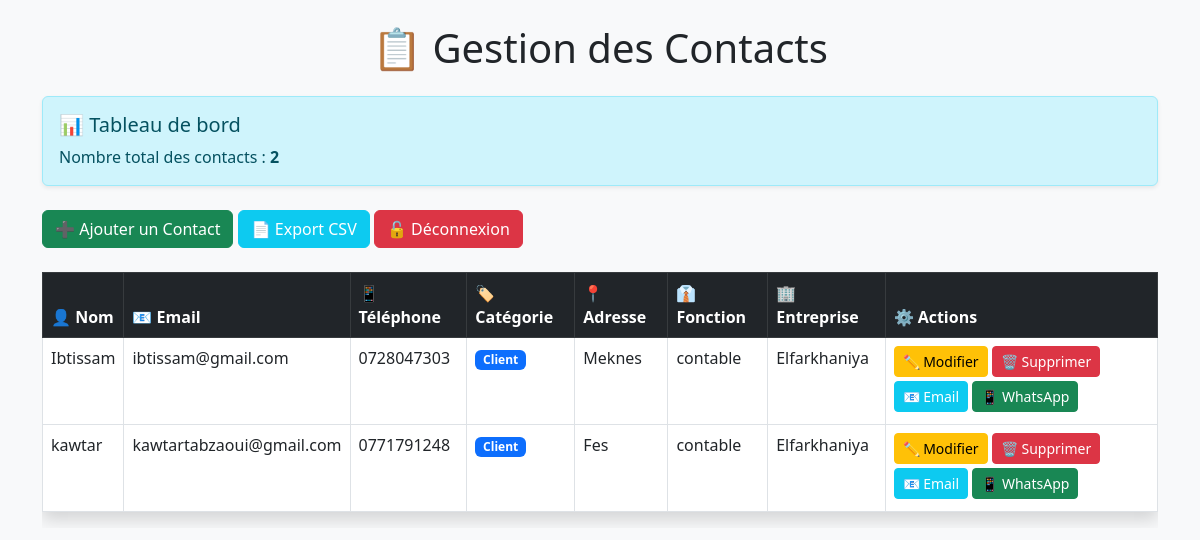
/ (signed in), run on the app's committed database.
### tables this page shows
CREATE TABLE contacts (
            id INTEGER PRIMARY KEY AUTOINCREMENT,
            nom TEXT NOT NULL,
            email TEXT NOT NULL,
            telephone TEXT NOT NULL,
            categorie TEXT,
            adresse TEXT,
            fonction TEXT,
            entreprise TEXT
        );

### app.py (the view)
@app.route("/")
@login_required
def index():
    contacts = get_all_contacts()
    return render_template("index.html", contacts=contacts)

### app.py (called while the page is built)
def login_required(f):
    @functools.wraps(f)
    def decorated(*args, **kwargs):
        if not session.get("logged_in"):
            return redirect(url_for("login"))
        return f(*args, **kwargs)
    return decorated

### database.py (called while the page is built)
def conexion():
    return sqlite3.connect("carnet.db")

def get_all_contacts():
    conn = conexion()
    cursor = conn.cursor()
    cursor.execute("""
        SELECT
        id,
        nom,
        email,
        telephone,
        categorie,
        adresse,
        fonction,
        entreprise
        FROM contacts
        ORDER BY nom
    """)
    contacts = cursor.fetchall()
    conn.close()
    return contacts

### templates/index.html (shortened to what this page needs)
<!DOCTYPE html>
<html>
<head>
    <link
    href="https://cdn.jsdelivr.net/npm/bootstrap@5.3.0/dist/css/bootstrap.min.css"
    rel="stylesheet">
</head>
<body class="bg-light p-4">
    <div class="container">
        <h1 class="mb-4 text-center">
            📋 Gestion des Contacts
        </h1>
        <div class="alert alert-info shadow-sm mb-4">
            <h5>
                📊 Tableau de bord
            </h5>
            <p class="mb-0">
                Nombre total des contacts :
                <strong>
                    {{ contacts|length }}
                </strong>
            </p>
        </div>
        <div class="mb-4">
            <a
            href="/ajouter"
            class="btn btn-success">
                ➕ Ajouter un Contact
            </a>
            <a
            href="/exporter"
            class="btn btn-info text-white">
                📄 Export CSV
            </a>
            <a
            href="/logout"
            class="btn btn-danger">
                🔓 Déconnexion
            </a>
        </div>
        <div class="table-responsive">
            <table class="table table-bordered table-hover bg-white shadow">
                <thead class="table-dark">
                    <tr>
                        <th>👤 Nom</th>
                        <th>📧 Email</th>
                        <th>📱 Téléphone</th>
                        <th>🏷️ Catégorie</th>
                        <th>📍 Adresse</th>
                        <th>👔 Fonction</th>
                        <th>🏢 Entreprise</th>
                        <th>⚙️ Actions</th>
                    </tr>
                </thead>
                <tbody>
                    {% for c in contacts %}
                    <tr>
                        <td>
                            {{ c[1] }}
                        </td>
                        <td>
                            {{ c[2] }}
                        </td>
                        <td>
                            {{ c[3] }}
                        </td>
                        <td>
                            {% if c[4] == "Client" %}
                                <span class="badge bg-primary">
                                    Client
                                </span>
                            {% elif c[4] == "Fournisseur" %}
                                <span class="badge bg-success">
                                    Fournisseur
                                </span>
                            {% else %}
                                <span class="badge bg-danger">
                                    Laboratoire
                                </span>
                            {% endif %}
                        </td>
                        <td>
                            {{ c[5] }}
                        </td>
                        <td>
                            {{ c[6] }}
                        </td>
                        <td>
                            {{ c[7] }}
                        </td>
                        <td>
                            <a
                            href="/modifier/{{ c[0] }}"
                            class="btn btn-warning btn-sm mb-1">
                                ✏️ Modifier
                            </a>
                            <a
                            href="/supprimer_direct/{{ c[0] }}"
                            class="btn btn-danger btn-sm mb-1"
                            onclick="return confirm('Supprimer ce contact ?')">
                                🗑️ Supprimer
                            </a>
                            <a
                            href="/envoyer_email/{{ c[0] }}"
                            class="btn btn-info btn-sm text-white mb-1">
                                📧 Email
                            </a>
                            <a
                            href="/whatsapp/{{ c[0] }}"
                            class="btn btn-success btn-sm mb-1">
                                📱 WhatsApp
                            </a>
                        </td>
                    </tr>
                    {% endfor %}
                </tbody>
            </table>
        </div>
    </div>
</body>
</html>

### data on the page
contacts: nom "Ibtissam", email "ibtissam@gmail.com", telephone "0728047303", categorie "Client", adresse "Meknes", fonction "contable", entreprise "Elfarkhaniya"
contacts: nom "kawtar", email "kawtartabzaoui@gmail.com", telephone "0771791248", categorie "Client", adresse "Fes", fonction "contable", entreprise "Elfarkhaniya"

### other printed values
{{ contacts|length }} "2"
